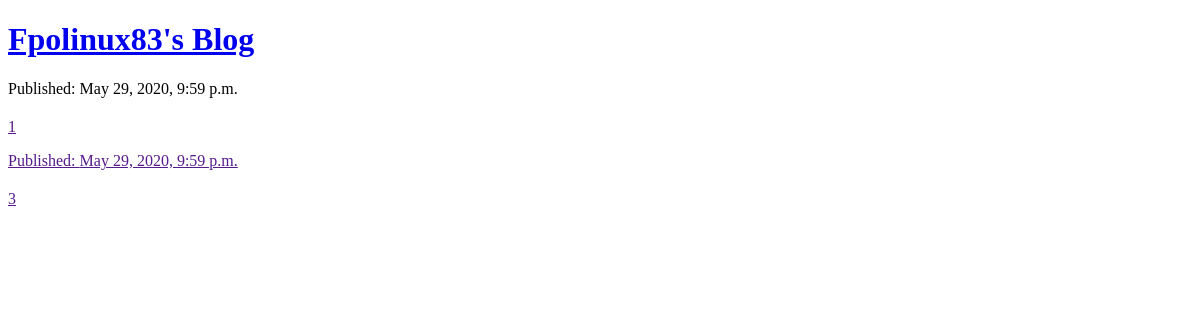
Before: / with the older database file.
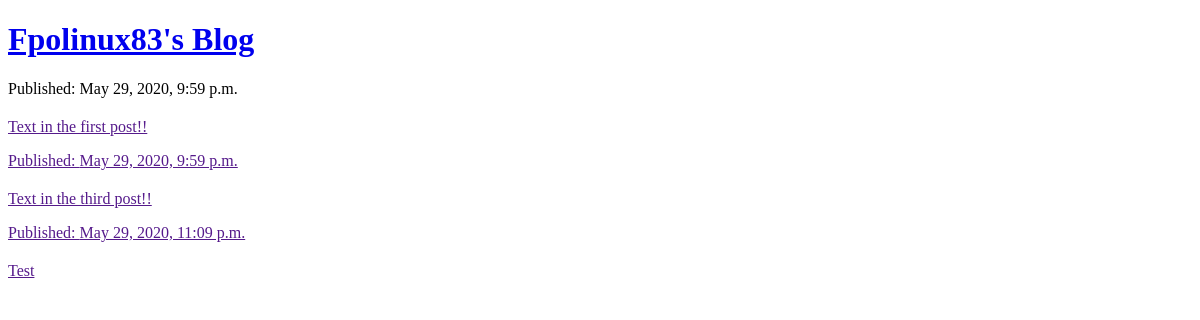
After: the same page with the newer database file.
### blog/models.py (models this page shows, shortened)
class Post(models.Model):
	author = models.ForeignKey(settings.AUTH_USER_MODEL,
		on_delete=models.CASCADE)
	title = models.CharField(max_length=200)
	text = models.TextField()
	created_date = models.DateTimeField(default=timezone.now)
	published_date = models.DateTimeField(blank = True, null = True)

### blog/views.py (the view)
# urls.py: path('', views.post_list, name = 'post_list')
def post_list(request):
	posts = Post.objects.filter(published_date__lte=timezone.now()).order_by('published_date')
	return render(request, 'blog/post_list.html', {'posts': posts})

### blog/templates/blog/post_list.html (shortened to what this page needs)
<!DOCTYPE html>
<html>
	<head>
	</head>
	<body>
		<div>
			<h1><a href="/"> Fpolinux83's Blog </a></h1>
		</div>
		{% for post in posts %}
			<div>
				<p>Published: {{ post.published_date }}</p>
				<h2><a href="">{{ ost.title }}</h2>
				<p>{{ post.text|linebreaksbr }}</p>
			</div>
		{% endfor %}
	</body>
</html>

Changed rows visible on the page:
changed Post: text "1" → "Text in the first post!!"
changed Post: text "3" → "Text in the third post!!"
added Post: published_date "May 29, 2020, 11:09 p.m.", text "Test"
